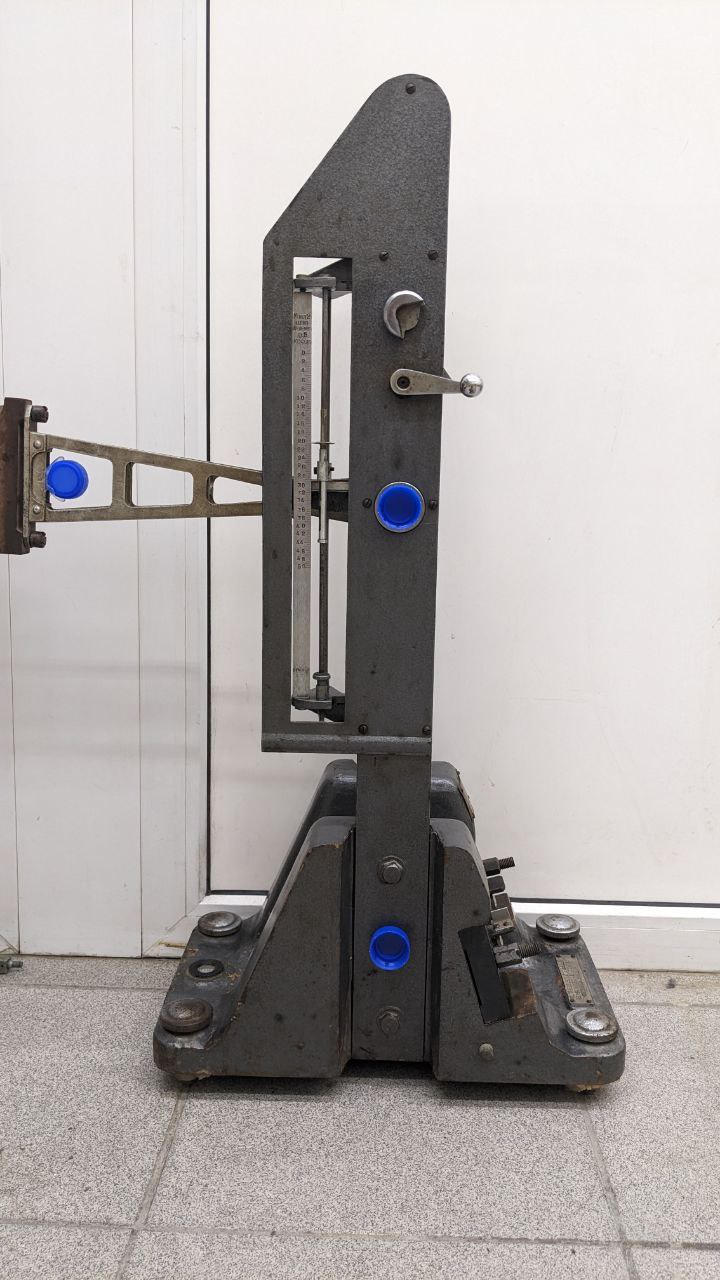
#> input picture imgs/6.jpg, 720 x 1280 px
$ python koper_image.py
#> lines starting #> are read from the running program, lines starting #| are printed output that depends on the picture; after the words box and inside, x2 and y2 are one past the last pixel; in counts of white or black regions, pixels touching at a corner belong together
import cv2 as cv
import numpy as np
import datetime as dt

img = cv.imread('imgs/6.jpg')
#> img is the input picture: shape (1280, 720, 3); mean B, G, R 170.9, 172.3, 177.2
img = cv.resize(img, (int(img.shape[1]*0.7), int(img.shape[0]*0.7)))
#> img: shape (896, 503, 3)
kernel = np.ones((5, 5), np.uint8)

lower = np.array([0, 120, 0])
upper = np.array([179, 255, 255])

Ym1 = [0]
Ym2 = [0]

while True:
    gray = hsv = cv.cvtColor(img, cv.COLOR_BGR2GRAY)
    hsv = cv.cvtColor(img, cv.COLOR_BGR2HSV)
#> hsv: shape (896, 503, 3); mean H, S, V 29, 14.1, 177.8

    mask = cv.inRange(hsv, lower, upper)
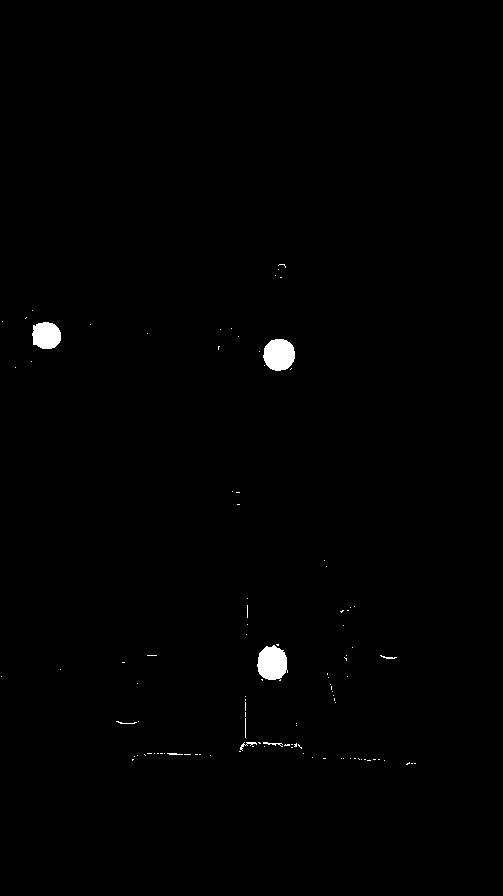
#> mask: shape (896, 503); 0.6% white; 106 white regions (97 under 20 px), largest, box (x1, y1, x2, y2) and area: (257, 645, 288, 681) 832, (263, 339, 295, 371) 810, (32, 322, 61, 349) 639
    output = cv.bitwise_and(img,img, mask=mask)

    opening = cv.morphologyEx(mask, cv.MORPH_OPEN, kernel)
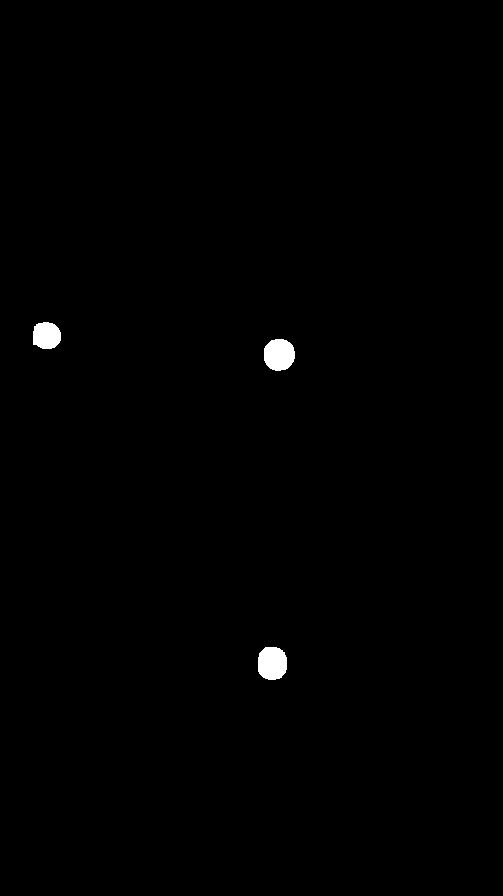
#> opening: shape (896, 503); 0.5% white; 3 white regions, box (x1, y1, x2, y2) and area: (258, 647, 287, 680) 814, (264, 339, 295, 371) 807, (33, 322, 61, 349) 630
    edges = cv.Canny(opening, 50, 100)
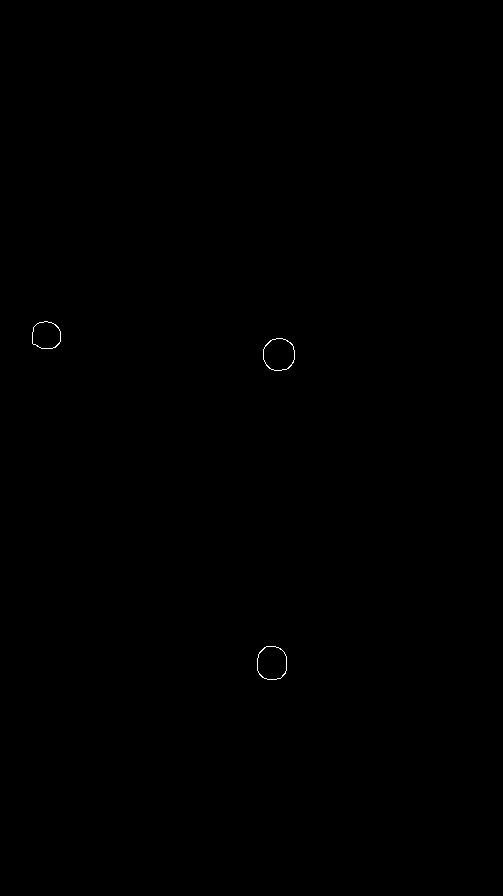
#> edges: shape (896, 503); 0.07% white in thin lines or dots, all inside (x1, y1, x2, y2) = (32, 321, 295, 680)

    circles = cv.HoughCircles(edges, cv.HOUGH_GRADIENT, 2, minDist=20, param1=50, param2=33, minRadius=0, maxRadius=0)
#> circles = [[279, 355, 15.2], [47, 335, 14.6], [271, 661, 14.8]]
    circles = np.uint16(np.around(circles))
#> circles = [[279, 355, 15], [47, 335, 15], [271, 661, 15]]

    y0 = 0
    for i in circles[0, :]:
        cv.circle(img, (i[0], i[1]), i[2], (0, 255, 0), 2)
        cv.circle(img, (i[0], i[1]), 2, (0, 0, 255), 3)
        if y0 < i[1]:
            x0 = i[0]
            y0 = i[1]
#> this loop made 3 passes
#> (i, x0, y0) on passes 1, 3: ([279, 355, 15], 279, 355), ([271, 661, 15], 271, 661)
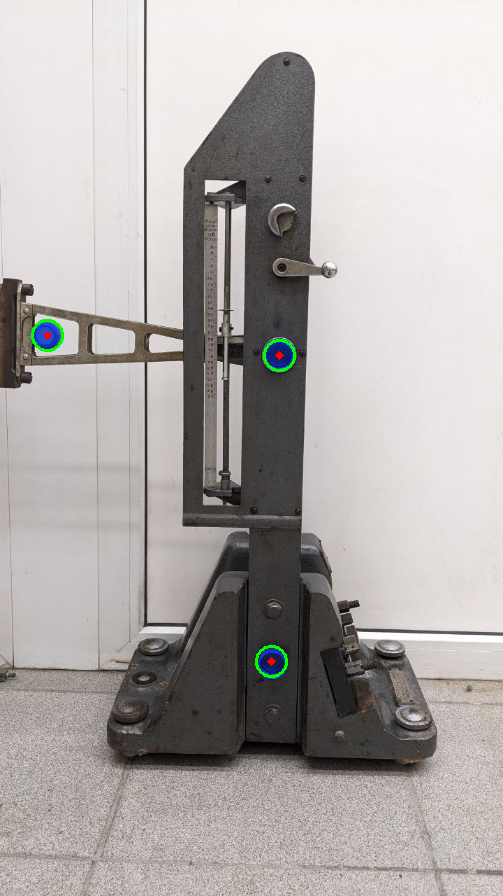
#> img: shape (896, 503, 3); mean B, G, R 170.5, 172.5, 177
#> after the loop, x0 = 271; y0 = 661
    # print(x0, y0)
    Ymax1 = img.shape[0]
#> Ymax1 = 896
    Ymax2 = img.shape[0]
#> Ymax2 = 896
    for i in circles[0, :]:
        if i[0] != x0 and i[1] != y0:
            if x0 <= i[0] and Ymax1 > (int(y0) - int(i[1])):
                # cv.line(img, (x0, y0), (i[0], i[1]), (255, 0, 0), 2)
                Ymax1 = int(y0) - int(i[1])
                Ym1.append(int(Ymax1))
            elif x0 > i[0] and Ymax2 > (int(y0) - int(i[1])):
                # cv.line(img, (x0, y0), (i[0], i[1]), (255, 0, 0), 2)
                Ymax2 = int(y0) - int(i[1])
                Ym2.append(int(Ymax2))
#> this loop made 3 passes
#> (i, Ymax1) on pass 1: ([279, 355, 15], 306)
#> (i, Ymax2) on pass 2: ([47, 335, 15], 326)
#> after the loop, Ym1 = [0, 306]; Ym2 = [0, 326]; Ymax1 = 306; Ymax2 = 326
    print('Начальная высота: ', max(Ym1), ' / ','Высота поднятия: ', max(Ym2))
#| Начальная высота:  306  /  Высота поднятия:  326

    cv.imshow('image',img)
    cv.imshow('edges',edges)

    if cv.waitKey(1) & 0xFF == ord('q'):
#> (key q is pressed here)
        break

cv.destroyAllWindows()

$ run again, with imgs/1.jpg copied over imgs/6.jpg
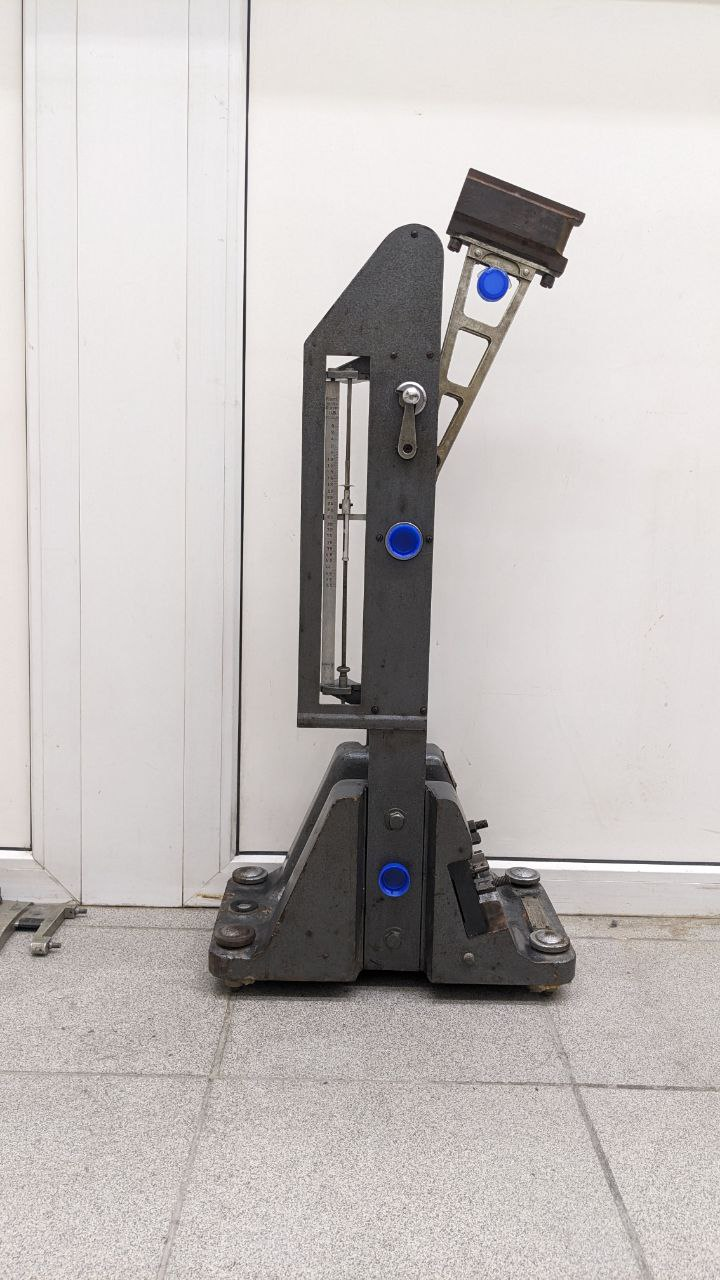
#> input picture imgs/1.jpg, 720 x 1280 px
#> img is the input picture: shape (1280, 720, 3); mean B, G, R 188.5, 190, 195.1
#> hsv: shape (896, 503, 3); mean H, S, V 26, 11.6, 195.4
#> `mask = cv.inRange(hsv, lower, upper)`:
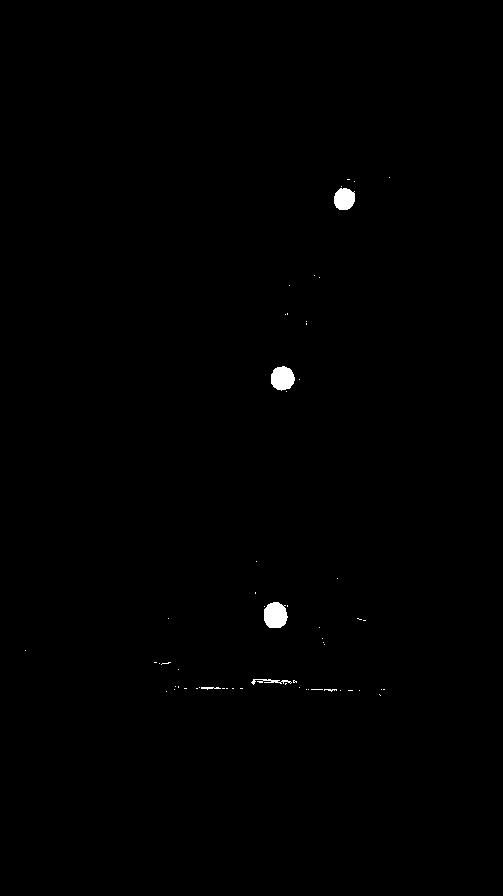
#> mask: shape (896, 503); 0.36% white; 59 white regions (53 under 20 px), largest, box (x1, y1, x2, y2) and area: (264, 602, 288, 628) 504, (271, 366, 295, 391) 457, (334, 188, 355, 210) 378, (251, 679, 292, 685) 105, (201, 687, 221, 690) 36, (324, 689, 337, 692) 21
#> opening: shape (896, 503); 0.29% white; 3 white regions, box (x1, y1, x2, y2) and area: (264, 602, 287, 628) 500, (271, 367, 294, 390) 449, (334, 189, 355, 210) 371
#> edges: shape (896, 503); 0.05% white in thin lines or dots, all inside (x1, y1, x2, y2) = (263, 188, 355, 628)
#> `circles = cv.HoughCircles(edges, cv.HOUGH_GRADIENT, 2, minDist=20, par..`: circles = [[281, 377, 11.2], [345, 199, 10.2], [273, 613, 11.6]]
#> `circles = np.uint16(np.around(circles))`: circles = [[281, 377, 11], [345, 199, 10], [273, 613, 12]]
#> the loop `for i in circles[0, :]:` made 3 passes
#> (i, x0, y0) on passes 1, 3: ([281, 377, 11], 281, 377), ([273, 613, 12], 273, 613)
#> after the loop `for i in circles[0, :]:`:
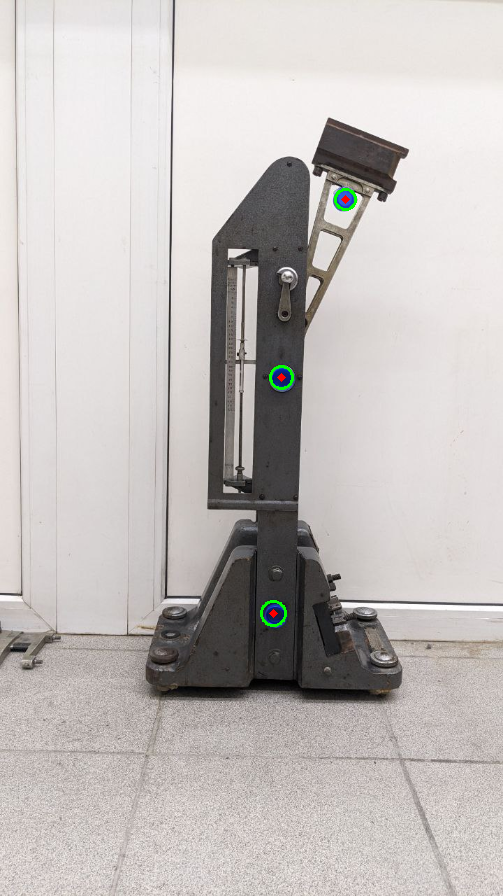
#> img: shape (896, 503, 3); mean B, G, R 188.1, 190.2, 195
#> after the loop `for i in circles[0, :]:`: x0 = 273; y0 = 613
#> the loop `for i in circles[0, :]:` made 3 passes
#> (i, Ymax1) on pass 1: ([281, 377, 11], 236)
#> after the loop `for i in circles[0, :]:`: Ym1 = [0, 236]; Ym2 = [0]; Ymax1 = 236; Ymax2 = 896
#| Начальная высота:  236  /  Высота поднятия:  0

$ run again, with imgs/11.jpg copied over imgs/6.jpg
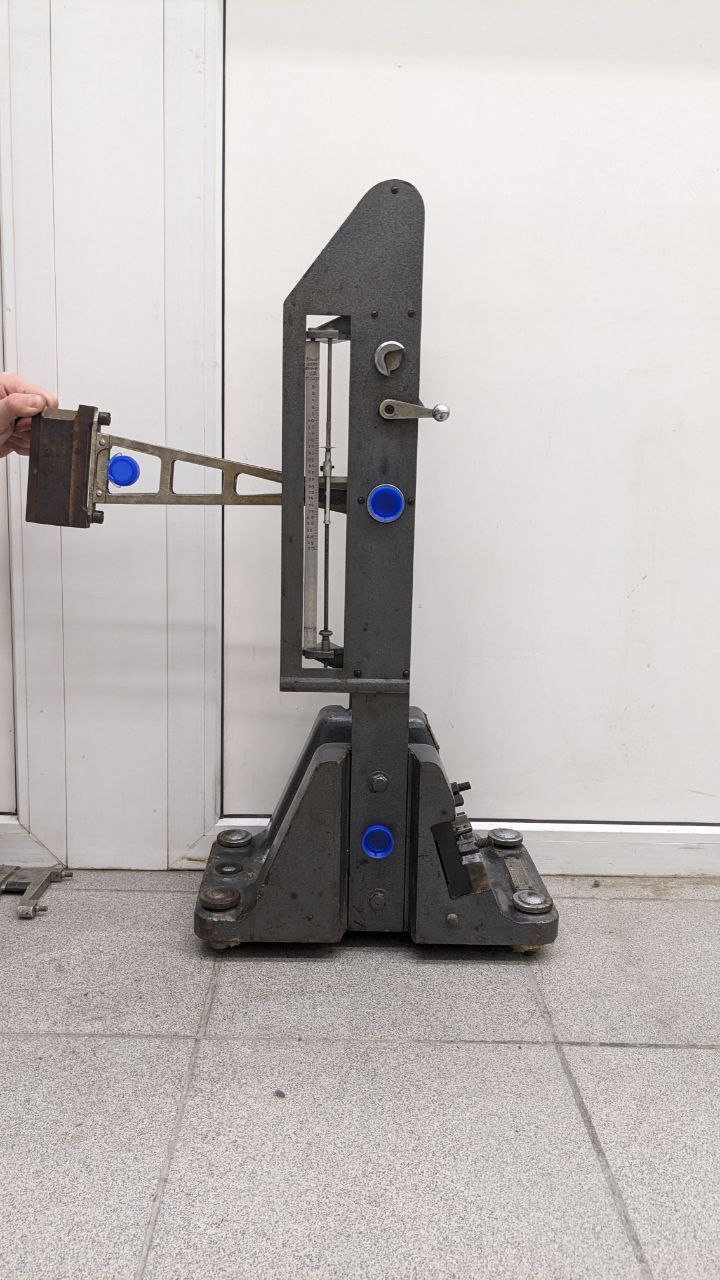
#> input picture imgs/11.jpg, 720 x 1280 px
#> img is the input picture: shape (1280, 720, 3); mean B, G, R 182.5, 184.3, 189.4
#> hsv: shape (896, 503, 3); mean H, S, V 26.2, 12.5, 189.7
#> `mask = cv.inRange(hsv, lower, upper)`:
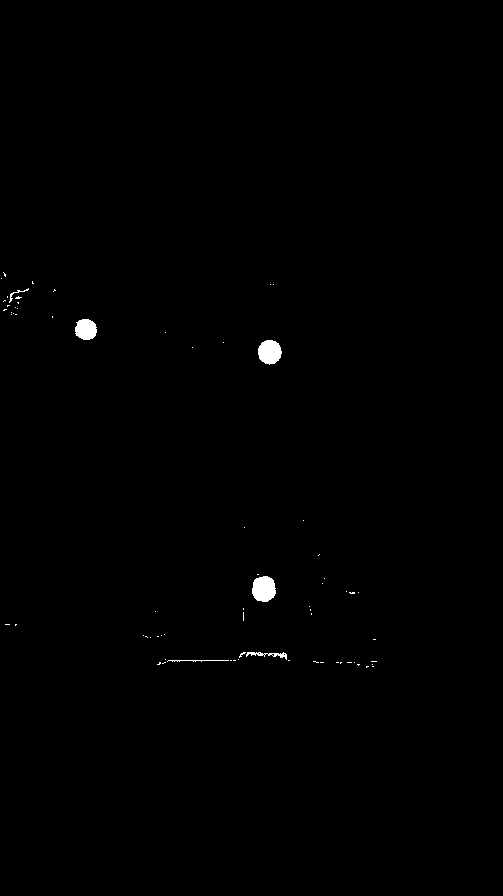
#> mask: shape (896, 503); 0.39% white; 71 white regions (65 under 20 px), largest, box (x1, y1, x2, y2) and area: (252, 576, 276, 602) 498, (258, 340, 282, 365) 459, (75, 319, 97, 340) 370, (246, 652, 287, 660) 124, (167, 660, 229, 662) 69, (9, 288, 29, 303) 45
#> opening: shape (896, 503); 0.29% white; 3 white regions, box (x1, y1, x2, y2) and area: (252, 576, 275, 602) 493, (258, 340, 281, 364) 455, (75, 319, 96, 340) 363
#> edges: shape (896, 503); 0.05% white in thin lines or dots, all inside (x1, y1, x2, y2) = (74, 318, 281, 602)
#> `circles = cv.HoughCircles(edges, cv.HOUGH_GRADIENT, 2, minDist=20, par..`: circles = [[263, 587, 12.4], [269, 351, 11], [85, 329, 9.6]]
#> `circles = np.uint16(np.around(circles))`: circles = [[263, 587, 12], [269, 351, 11], [85, 329, 10]]
#> the loop `for i in circles[0, :]:` made 3 passes
#> (i, x0, y0) on pass 1: ([263, 587, 12], 263, 587)
#> after the loop `for i in circles[0, :]:`:
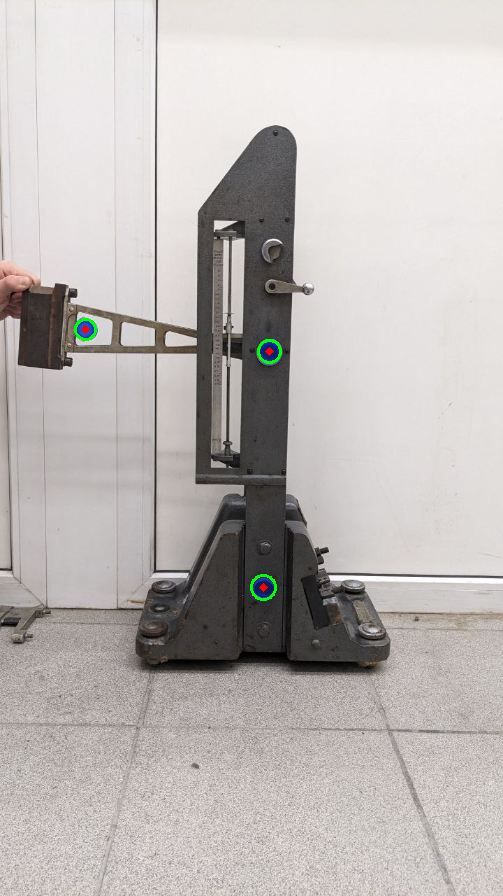
#> img: shape (896, 503, 3); mean B, G, R 182.2, 184.5, 189.3
#> after the loop `for i in circles[0, :]:`: x0 = 263; y0 = 587
#> the loop `for i in circles[0, :]:` made 3 passes
#> (i, Ymax1) on pass 2: ([269, 351, 11], 236)
#> after the loop `for i in circles[0, :]:`: Ym1 = [0, 236]; Ym2 = [0, 258]; Ymax1 = 236; Ymax2 = 258
#| Начальная высота:  236  /  Высота поднятия:  258
